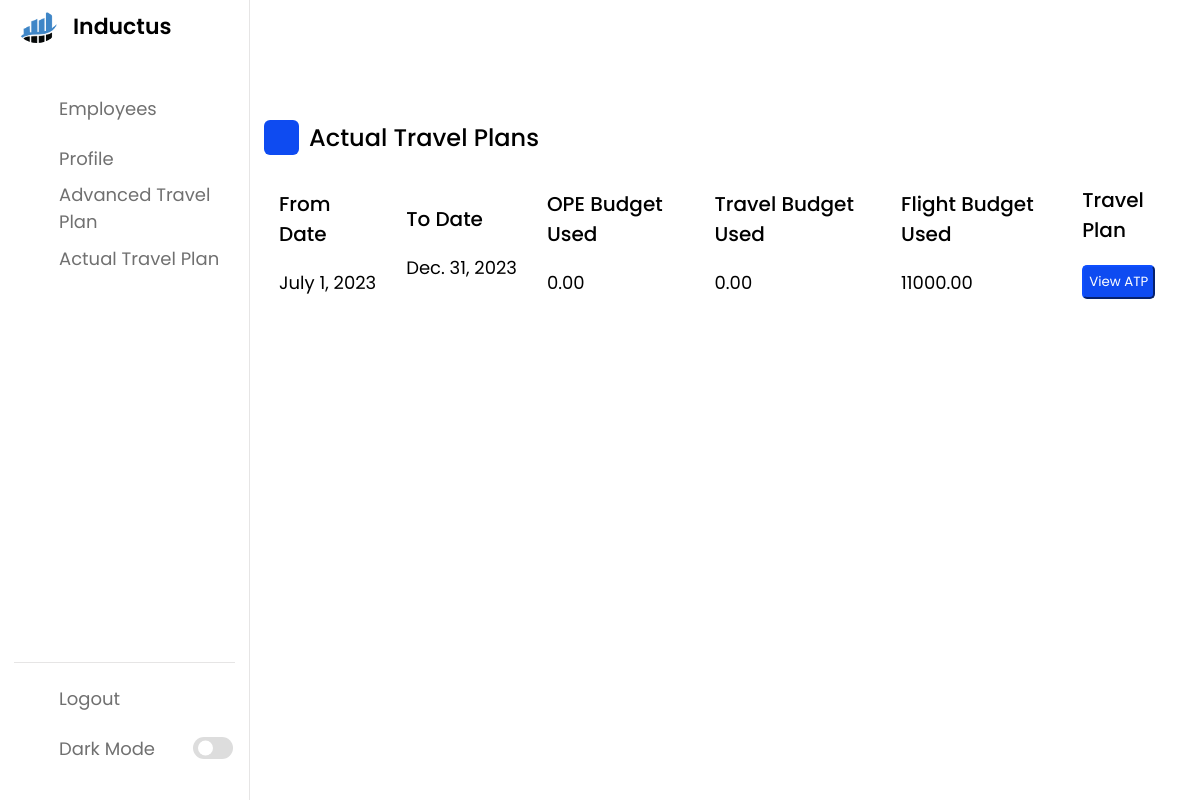
The app's page /employee/f95f953b-65c9-4a14-8dfb-2c62f505cfc4/tp (signed in), older data.
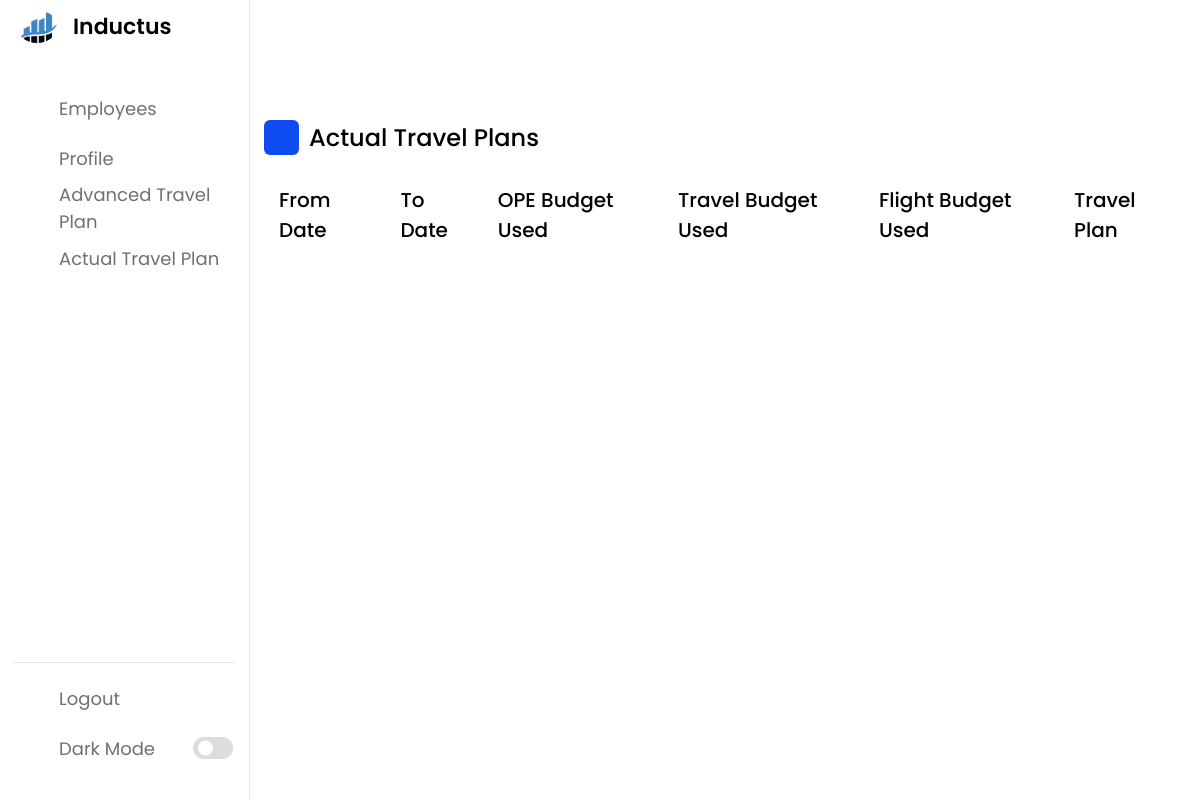
The same page, newer data.
### base/models.py (models this page shows)
class Expense(models.Model):
    uuid = models.UUIDField(default = uuid.uuid4,primary_key=True,editable=False)
    employee = models.ForeignKey(Employee,on_delete=models.CASCADE,null = True)
    from_date = models.DateField(null = True)
    to_date = models.DateField(null = True)
    ope_budget_used = models.DecimalField(decimal_places=2,default=0,max_digits = 10)
    travel_budget_used = models.DecimalField(decimal_places=2,default=0,max_digits = 10)
    flight_budget_used = models.DecimalField(decimal_places=2,default=0,max_digits = 10)
    flight_ticket = models.FileField(upload_to=get_upload_path, blank = True)
    flight_return_ticket = models.FileField(upload_to=get_upload_path, blank = True)
    train_ticket = models.FileField(upload_to=get_upload_path, blank = True)
    train_return_ticket = models.FileField(upload_to=get_upload_path, blank = True)
    local_conveyance = models.DecimalField(decimal_places=2,default=0,max_digits = 10)
    departure = models.CharField(max_length = 30,null = True)
    place_of_visit = models.CharField(max_length = 30,null = True)

### base/views.py (the view)
# urls.py: path('employee/<str:pk>/tp',ActualTravelPlan,name ="tp"),
@login_required(login_url='login')
def ActualTravelPlan(request,pk):
    try:
        emp = Employee.objects.get(uuid=pk)
        tp = Expense.objects.filter(employee=emp)
    except:
        tp = None
    context = {
        'tp' : tp,
        'emp' : emp
    }
    return render(request,"actualtravelplan.html",context)

### base/templates/actualtravelplan.html (shortened to what the changed rows need)
{% load static %}
<!DOCTYPE html>
<html lang="en">
<head>
    <link rel="stylesheet" href="{% static 'style.css' %}">
    <link rel="stylesheet" href="https://unicons.iconscout.com/release/v4.0.0/css/line.css">
</head>
<body>
    <section class="dashboard">
        <div class="dash-content">
            <div class="overview">
                <div class="activity">
                    <div class="activity-data">
                        <div class="data names">
                            <span class="data-title">From Date</span>
                           {% for tp in tp %}
                           <span class="data-list">{{tp.from_date}}</span>
                           {% endfor %}
                        </div>
                        <div class="data email">
                            <span class="data-title">To Date</span>
                            {% for tp in tp %}
                           <span class="data-list">{{tp.to_date}}</span>
                           {% endfor %}
                        </div>
                        <div class="data joined">
                            <span class="data-title">OPE Budget Used</span>
                            {% for tp in tp %}
                           <span class="data-list">{{tp.ope_budget_used}}</span>
                           {% endfor %}
                        </div>
                        <div class="data joined">
                            <span class="data-title">Travel Budget Used</span>
                            {% for tp in tp %}
                           <span class="data-list">{{tp.travel_budget_used}}</span>
                           {% endfor %}
                        </div>
                        <div class="data joined">
                            <span class="data-title">Flight Budget Used</span>
                            {% for tp in tp %}
                           <span class="data-list">{{tp.flight_budget_used}}</span>
                           {% endfor %}
                        </div>
                        <div class="data type">
                            {% for tp in tp %}
                        <span class="data-list"><button class="download-btn"><a href="{% url 'viewatp' emp.uuid tp.uuid %}" style="text-decoration:none; color: white;" >View ATP</a></button></span>
                            {% endfor %}
                        </div>
                    </div>
                    </div>
            </div>
    </section>
</body>
</html>

Row changes from the older to the newer data that the page shows:
removed Expense: from_date "July 1, 2023", to_date "Dec. 31, 2023", ope_budget_used "0.00", travel_budget_used "0.00", flight_budget_used "11000.00"
